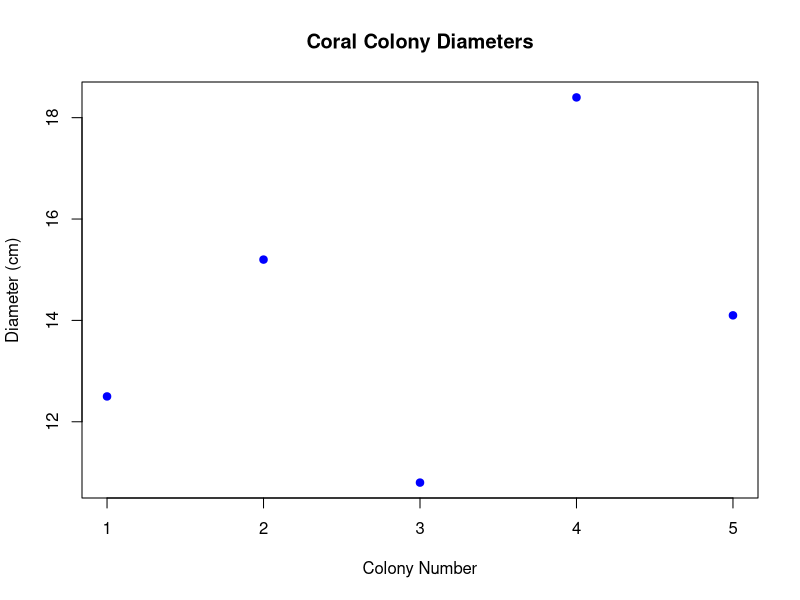
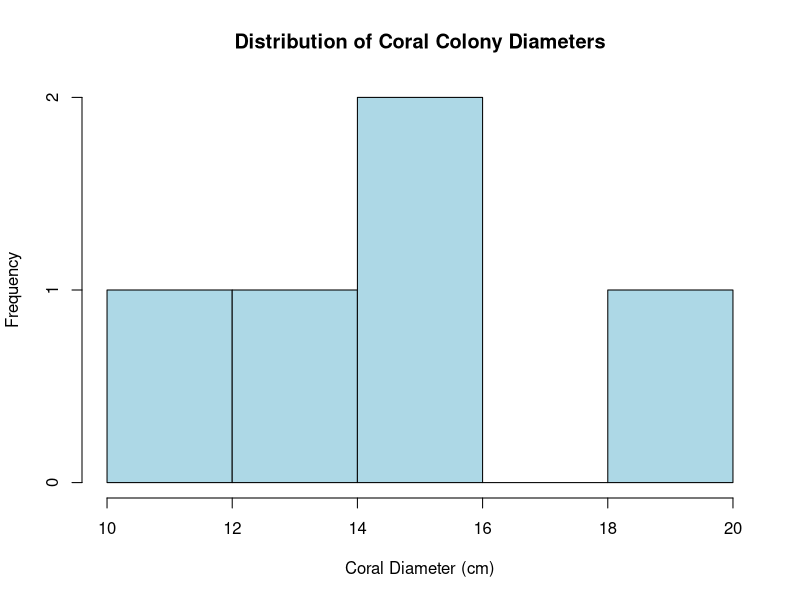
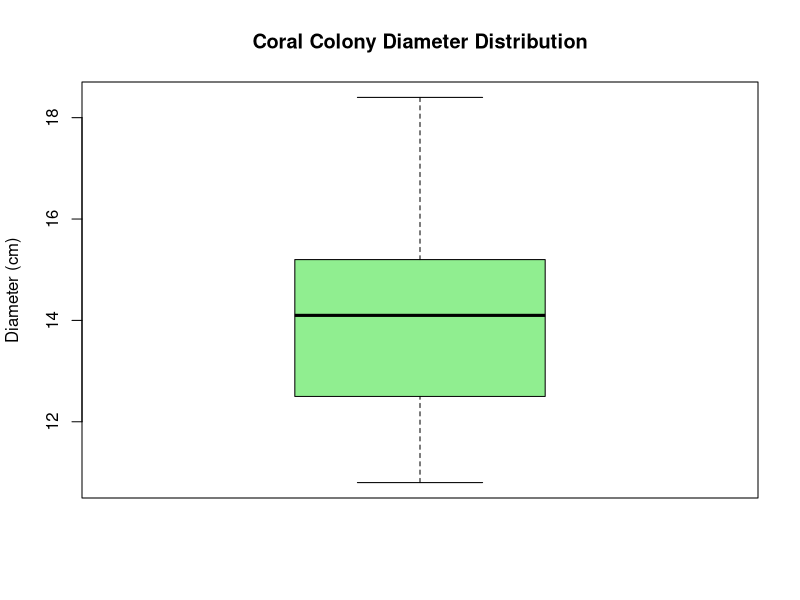
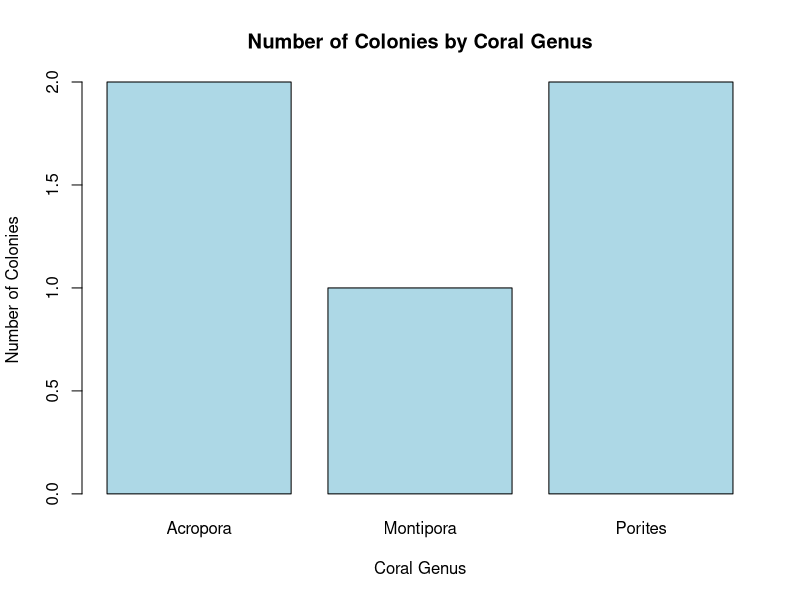
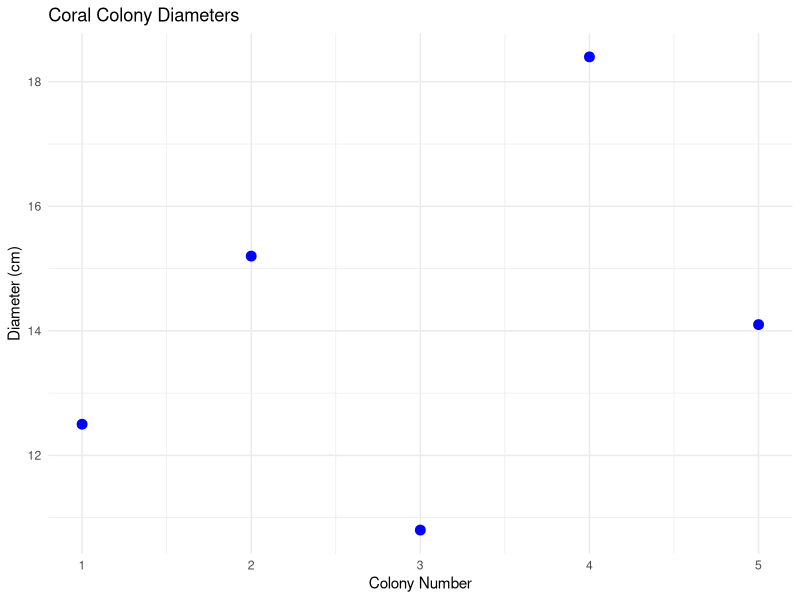
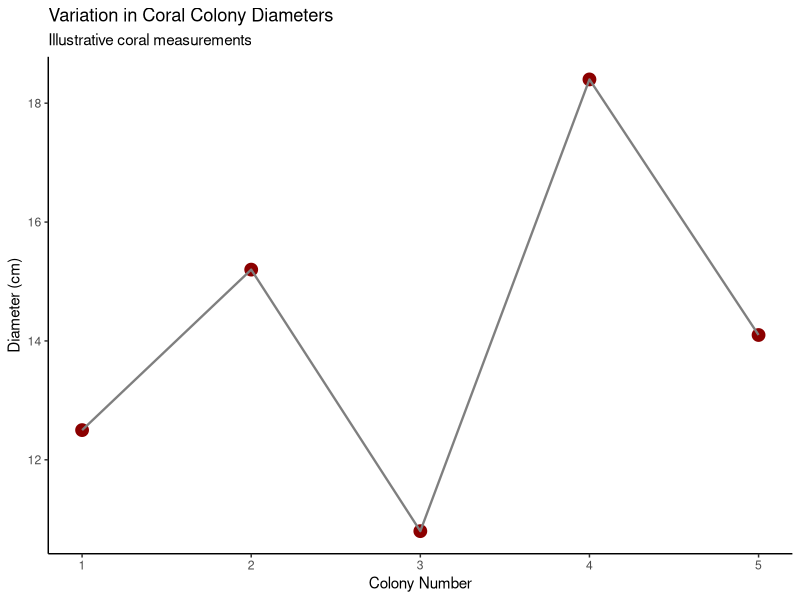
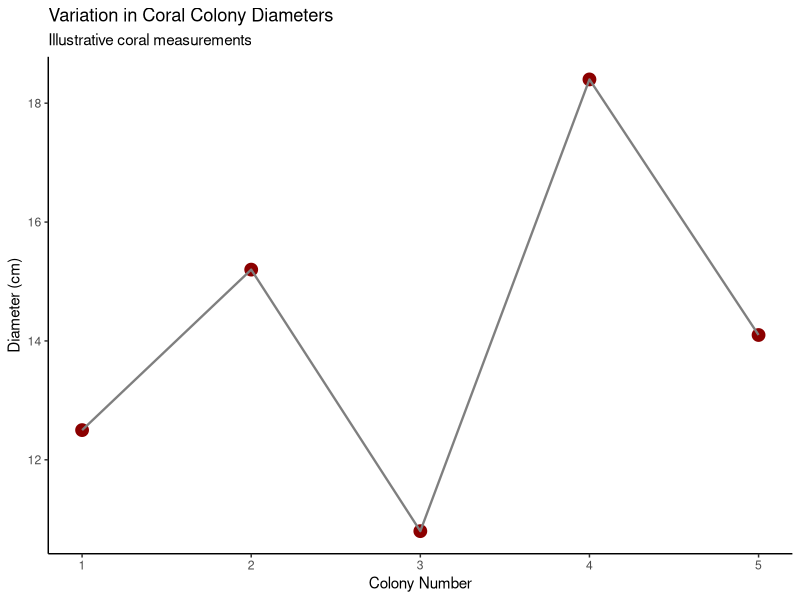

Generate these figures, in order, with R:
# MB5370 - Programming Fundamentals for Marine Science
# Module 1 - Workshop 2
# Topic: Data Visualisation in R
# Student: Trisha Waghela

# Workshop 2 - Basic Data Visualisation

# Example coral colony diameters (cm)
coral_diameters <- c(12.5, 15.2, 10.8, 18.4, 14.1)

# Create a scatter plot
plot(
  coral_diameters,
  main = "Coral Colony Diameters",
  xlab = "Colony Number",
  ylab = "Diameter (cm)",
  col = "blue",
  pch = 19
)

# Workshop 2 - Histogram

hist(
  coral_diameters,
  main = "Distribution of Coral Colony Diameters",
  xlab = "Coral Diameter (cm)",
  ylab = "Frequency",
  col = "lightblue",
  border = "black"
)
# Workshop 2 - Boxplot

boxplot(
  coral_diameters,
  main = "Coral Colony Diameter Distribution",
  ylab = "Diameter (cm)",
  col = "lightgreen",
  border = "black"
)
# Workshop 2 - Bar Chart

# Example coral genus observations
coral_genera <- c(
  "Acropora", "Porites", "Acropora",
  "Montipora", "Porites"
)

# Count colonies by genus
genus_counts <- table(coral_genera)

# Create a bar chart
barplot(
  genus_counts,
  main = "Number of Colonies by Coral Genus",
  xlab = "Coral Genus",
  ylab = "Number of Colonies",
  col = "lightblue",
  border = "black"
)
# Workshop 2 - Introduction to ggplot2

# Load the ggplot2 package
library(ggplot2)

# Create a practice dataset
coral_df <- data.frame(
  Colony = 1:5,
  Diameter_cm = c(12.5, 15.2, 10.8, 18.4, 14.1)
)

# Create a scatter plot using ggplot2
ggplot(coral_df, aes(x = Colony, y = Diameter_cm)) +
  geom_point(color = "blue", size = 3) +
  labs(
    title = "Coral Colony Diameters",
    x = "Colony Number",
    y = "Diameter (cm)"
  ) +
  theme_minimal()
# Workshop 2 - Customising ggplot2

ggplot(coral_df, aes(x = Colony, y = Diameter_cm)) +
  geom_point(color = "darkred", size = 4) +
  geom_line(color = "grey50", linewidth = 0.8) +
  labs(
    title = "Variation in Coral Colony Diameters",
    subtitle = "Illustrative coral measurements",
    x = "Colony Number",
    y = "Diameter (cm)"
  ) +
  theme_classic()
# Workshop 2 - Export a figure

ggsave(
  filename = "output/Coral_Diameter_Plot.png",
  plot = last_plot(),
  width = 7,
  height = 5,
  units = "in",
  dpi = 300
)
# Calculate the average coral colony diameter
average_diameter <- mean(coral_diameters)
